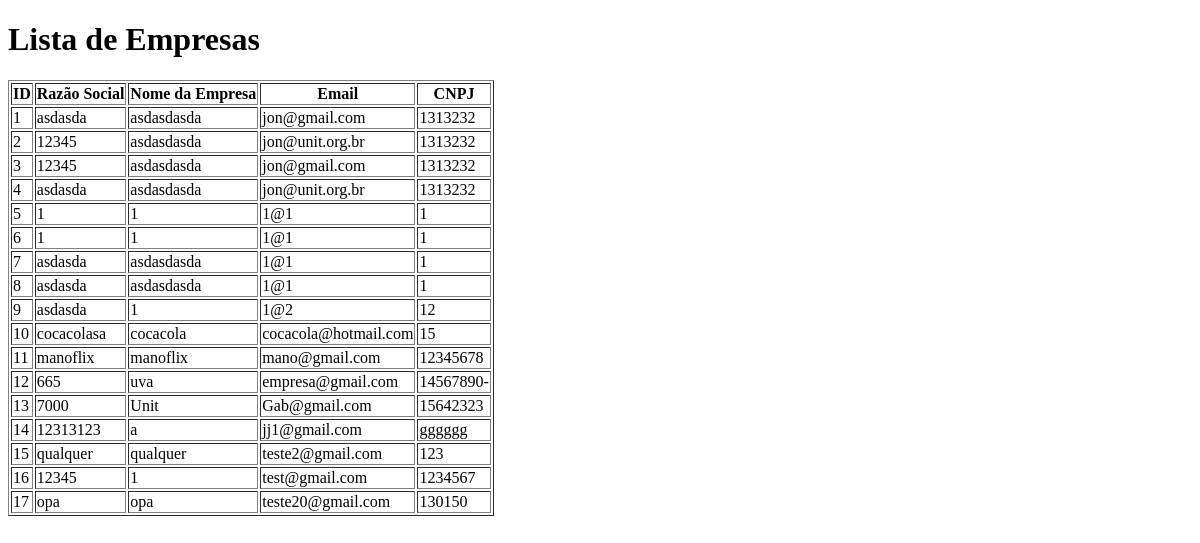
/tabela_empresas, run on an earlier commit of the app's database.
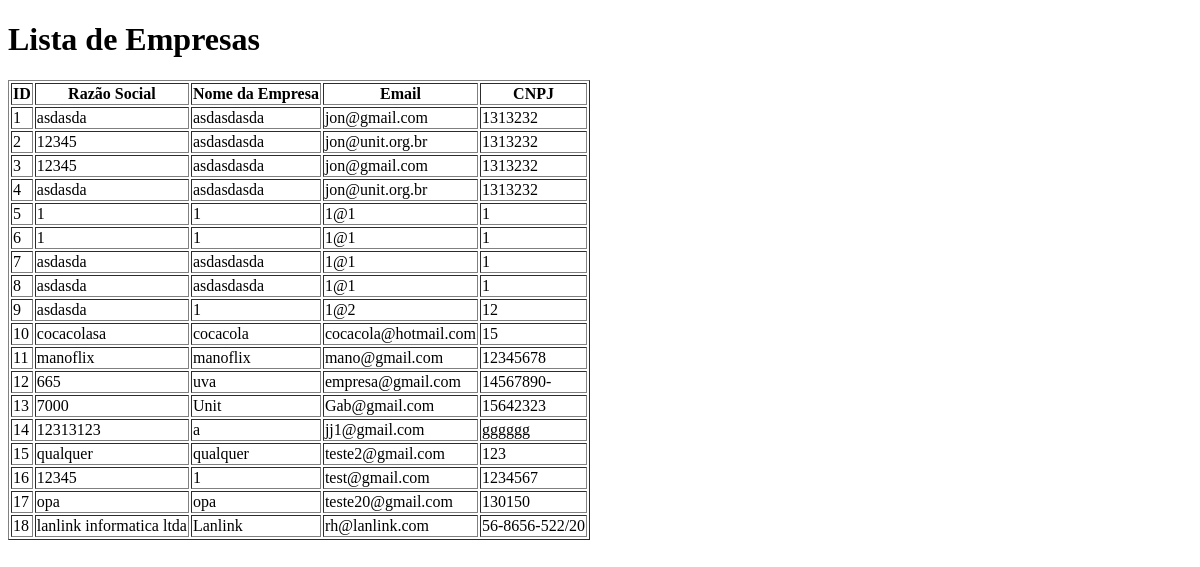
And on a later commit of the database.
### app/models.py (models this page shows, shortened)
class Empresa(UserMixin, db.Model):
    __tablename__ = 'empresa'
    id = db.Column(db.Integer, primary_key=True)
    razao_social = db.Column(db.String(255))
    nome_empresa = db.Column(db.String(255))
    email = db.Column(db.String(120), unique=True)  # Aqui estamos garantindo que o email seja único
    cnpj = db.Column(db.String(14), unique=True)    # Também garantindo que o CNPJ seja único
    colaboradores = db.Column(db.Integer)
    endereco = db.Column(db.String(255))
    numero = db.Column(db.String(20))
    senha = db.Column(db.String(255))

### app/routes.py (the view)
@app.route('/tabela_empresas')
def tabela_empresas():
    empresas = Empresa.query.all()
    return render_template('tabela_empresas.html', empresas=empresas)

### app/templates/tabela_empresas.html (shortened to what this page needs)
<!DOCTYPE html>
<html lang="pt-br">
<head>
</head>
<body>
    <h1>Lista de Empresas</h1>
    <table border="1">
        <thead>
            <tr>
                <th>ID</th>
                <th>Razão Social</th>
                <th>Nome da Empresa</th>
                <th>Email</th>
                <th>CNPJ</th>
            </tr>
        </thead>
        <tbody>
            {% for empresa in empresas %}
            <tr>
                <td>{{ empresa.id }}</td>
                <td>{{ empresa.razao_social }}</td>
                <td>{{ empresa.nome_empresa }}</td>
                <td>{{ empresa.email }}</td>
                <td>{{ empresa.cnpj }}</td>
            </tr>
            {% else %}
            <tr>
                <td colspan="5">Nenhuma empresa cadastrada.</td>
            </tr>
            {% endfor %}
        </tbody>
    </table>
</body>
</html>

What changed in the data, as far as the page shows it:
added Empresa: id "18", razao_social "lanlink informatica ltda", nome_empresa "Lanlink", email "rh@lanlink.com", cnpj "56-8656-522/20"
